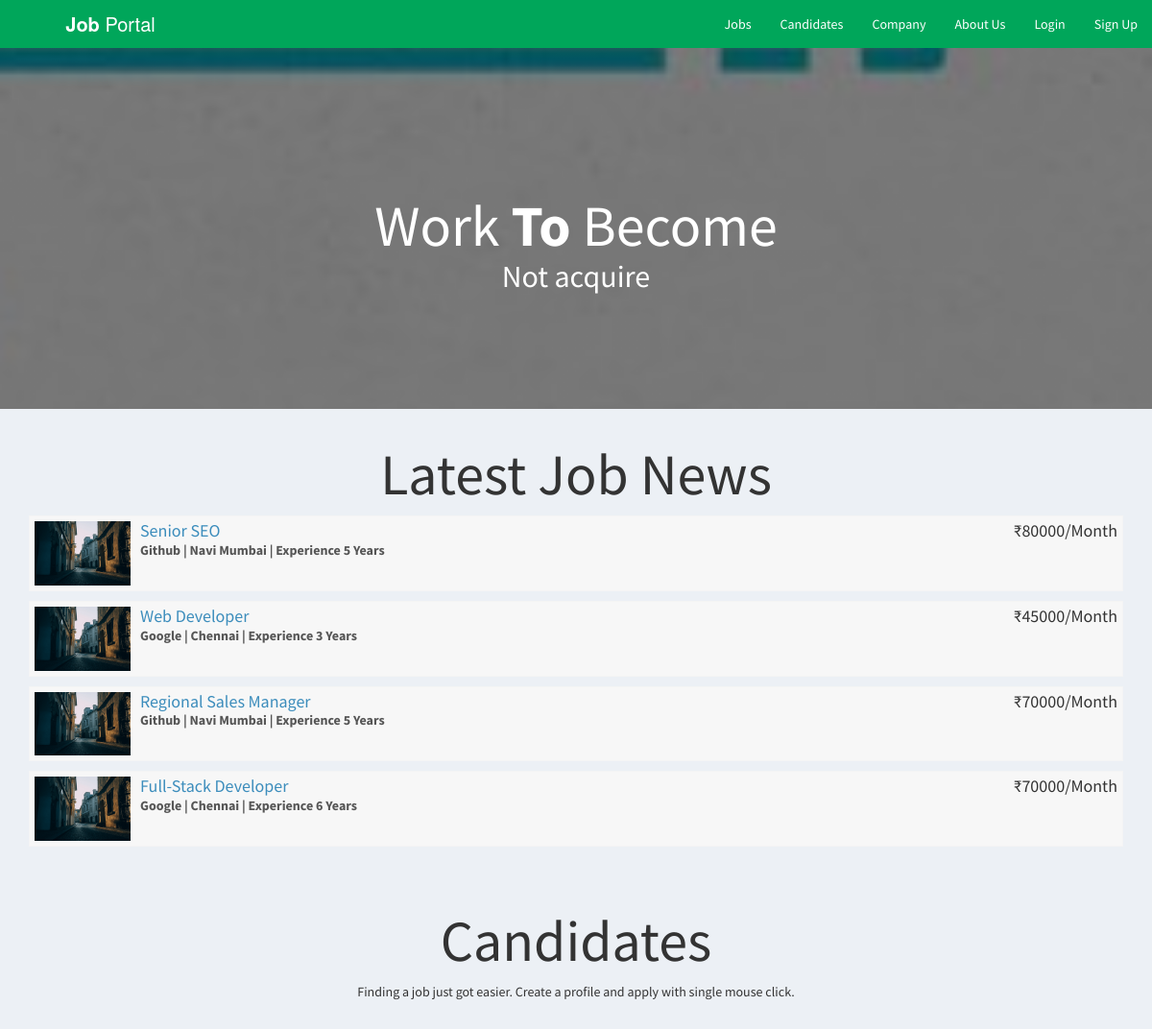
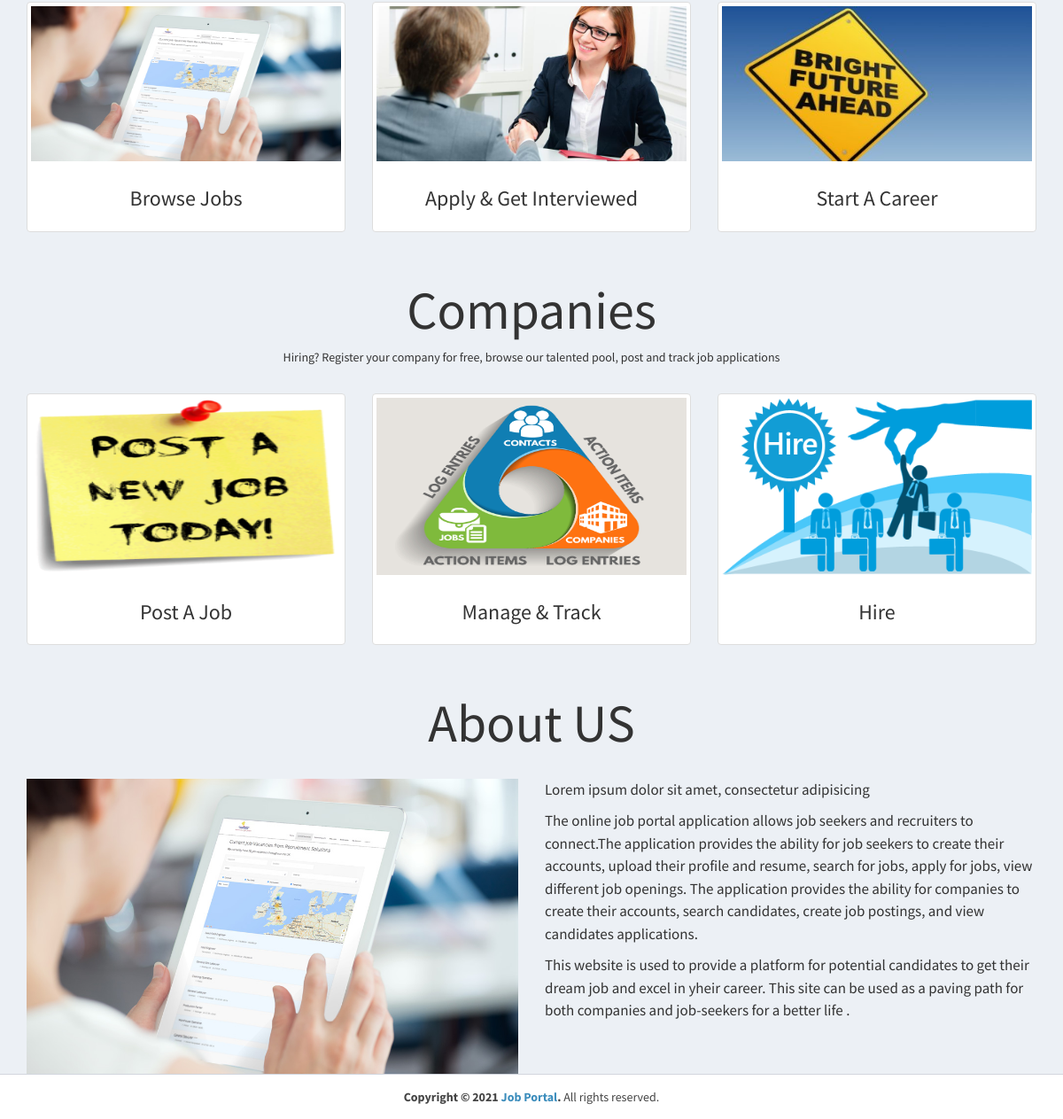
The page / on the database its author committed (2 pictures, top to bottom).
### tables this page shows
CREATE TABLE IF NOT EXISTS `company` (
  `id_company` int(11) NOT NULL AUTO_INCREMENT,
  `name` varchar(255) NOT NULL,
  `companyname` varchar(255) NOT NULL,
  `country` varchar(255) NOT NULL,
  `state` varchar(255) NOT NULL,
  `city` varchar(255) NOT NULL,
  `contactno` varchar(255) NOT NULL,
  `website` varchar(255) NOT NULL,
  `email` varchar(255) NOT NULL,
  `password` varchar(255) NOT NULL,
  `aboutme` varchar(255) DEFAULT NULL,
  `logo` varchar(255) NOT NULL,
  `createdAt` timestamp NOT NULL DEFAULT CURRENT_TIMESTAMP,
  `active` int(11) NOT NULL DEFAULT '2',
  PRIMARY KEY (`id_company`),
  UNIQUE KEY `email` (`email`)
);

CREATE TABLE IF NOT EXISTS `job_post` (
  `id_jobpost` int(11) NOT NULL AUTO_INCREMENT,
  `id_company` int(11) NOT NULL,
  `jobtitle` varchar(255) NOT NULL,
  `description` text NOT NULL,
  `minimumsalary` varchar(255) NOT NULL,
  `maximumsalary` varchar(255) NOT NULL,
  `experience` varchar(255) NOT NULL,
  `qualification` varchar(255) NOT NULL,
  `createdat` timestamp NOT NULL DEFAULT CURRENT_TIMESTAMP,
  PRIMARY KEY (`id_jobpost`)
);

### index.php (the view, shortened to what this page needs)
<?php
require_once("db.php");
?>
<!DOCTYPE html>
<html>
<head>
  <link rel="stylesheet" href="https://cdnjs.cloudflare.com/ajax/libs/twitter-bootstrap/3.3.7/css/bootstrap.min.css">
  <link rel="stylesheet" href="https://cdnjs.cloudflare.com/ajax/libs/font-awesome/4.7.0/css/font-awesome.min.css">
  <link rel="stylesheet" href="https://cdnjs.cloudflare.com/ajax/libs/ionicons/2.0.1/css/ionicons.min.css">
  <link rel="stylesheet" href="css/AdminLTE.min.css">
  <link rel="stylesheet" href="css/_all-skins.min.css">
  <link rel="stylesheet" href="css/custom.css">
</head>
<body class="hold-transition skin-green sidebar-mini">
<div class="wrapper">
  <header class="main-header">
    <a href="index.php" class="logo logo-bg">
      <span class="logo-lg"><b>Job</b> Portal</span>
    </a>
    <nav class="navbar navbar-static-top">
      <div class="navbar-custom-menu">
        <ul class="nav navbar-nav">
          <li>
            <a href="jobs.php">Jobs</a>
          </li>
          <li>
            <a href="#candidates">Candidates</a>
          </li>
          <li>
            <a href="#company">Company</a>
          </li>
          <li>
            <a href="#about">About Us</a>
          </li>
          <?php if(empty($_SESSION['id_user']) && empty($_SESSION['id_company'])) { ?>
          <li>
            <a href="login.php">Login</a>
          </li>
          <li>
            <a href="sign-up.php">Sign Up</a>
          </li>
          <?php } ?>
        </ul>
      </div>
    </nav>
  </header>
  <div class="content-wrapper" style="margin-left: 0px;">
    <section class="content-header bg-main">
      <div class="container">
        <div class="row">
          <div class="col-md-12 text-center index-head">
            <h1>Work <strong>To</strong> Become</h1>
            <p>Not acquire</p>
          </div>
        </div>
      </div>
    </section>
    <section class="content-header">
      <div class="container">
        <div class="row">
          <div class="col-md-12 latest-job margin-bottom-20">
            <h1 class="text-center">Latest Job News</h1>
            <?php
          $sql = "SELECT * FROM job_post Order By Rand() Limit 4";
          $result = $conn->query($sql);
          if($result->num_rows > 0) {
            while($row = $result->fetch_assoc())
            {
              $sql1 = "SELECT * FROM company WHERE id_company='$row[id_company]'";
              $result1 = $conn->query($sql1);
              if($result1->num_rows > 0) {
                while($row1 = $result1->fetch_assoc())
                {
             ?>
            <div class="attachment-block clearfix">
              <img class="attachment-img" src="img/photo1.png" alt="Attachment Image">
              <div class="attachment-pushed">
                <h4 class="attachment-heading"><a href="view-job-post.php?id=<?php echo $row['id_jobpost']; ?>"><?php echo $row['jobtitle']; ?></a> <span class="attachment-heading pull-right">₹<?php echo $row['maximumsalary']; ?>/Month</span></h4>
                <div class="attachment-text">
                    <div><strong><?php echo $row1['companyname']; ?> | <?php echo $row1['city']; ?> | Experience <?php echo $row['experience']; ?> Years</strong></div>
                </div>
              </div>
            </div>
          <?php
              }
            }
            }
          }
          ?>
          </div>
        </div>
      </div>
    </section>
    <section id="candidates" class="content-header">
      <div class="container">
        <div class="row">
          <div class="col-md-12 text-center latest-job margin-bottom-20">
            <h1>Candidates</h1>
            <p>Finding a job just got easier. Create a profile and apply with single mouse click.</p>
          </div>
        </div>
        <div class="row">
          <div class="col-sm-4 col-md-4">
            <div class="thumbnail candidate-img">
              <img src="img/browse.jpg" alt="Browse Jobs">
              <div class="caption">
                <h3 class="text-center">Browse Jobs</h3>
              </div>
            </div>
          </div>
          <div class="col-sm-4 col-md-4">
            <div class="thumbnail candidate-img">
              <img src="img/interviewed.jpeg" alt="Apply & Get Interviewed">
              <div class="caption">
                <h3 class="text-center">Apply & Get Interviewed</h3>
              </div>
            </div>
          </div>
          <div class="col-sm-4 col-md-4">
            <div class="thumbnail candidate-img">
              <img src="img/career.jpg" alt="Start A Career">
              <div class="caption">
                <h3 class="text-center">Start A Career</h3>
              </div>
            </div>
          </div>
        </div>
      </div>
    </section>
    <section id="company" class="content-header">
      <div class="container">
        <div class="row">
          <div class="col-md-12 text-center latest-job margin-bottom-20">
            <h1>Companies</h1>
            <p>Hiring? Register your company for free, browse our talented pool, post and track job applications</p>
          </div>
        </div>
        <div class="row">
          <div class="col-sm-4 col-md-4">
            <div class="thumbnail company-img">
              <img src="img/postjob.png" alt="Browse Jobs">
              <div class="caption">
                <h3 class="text-center">Post A Job</h3>
              </div>
            </div>
          </div>
          <div class="col-sm-4 col-md-4">
            <div class="thumbnail company-img">
              <img src="img/manage.jpg" alt="Apply & Get Interviewed">
              <div class="caption">
                <h3 class="text-center">Manage & Track</h3>
              </div>
            </div>
          </div>
          <div class="col-sm-4 col-md-4">
            <div class="thumbnail company-img">
              <img src="img/hire.png" alt="Start A Career">
              <div class="caption">
                <h3 class="text-center">Hire</h3>
              </div>
            </div>
          </div>
        </div>
      </div>
    </section>
    <section id="about" class="content-header">
      <div class="container">
        <div class="row">
          <div class="col-md-12 text-center latest-job margin-bottom-20">
            <h1>About US</h1>
          </div>
        </div>
        <div class="row">
          <div class="col-md-6">
            <img src="img/browse.jpg" class="img-responsive">
          </div>
          <div class="col-md-6 about-text margin-bottom-20">
            <p>Lorem ipsum dolor sit amet, consectetur adipisicing <p>The online job portal application allows job seekers and recruiters to connect.The application provides the ability for job seekers to create their accounts, upload their profile and resume, search for jobs, apply for jobs, view different job openings. The application provides the ability for companies to create their accounts, search candidates, create job postings, and view candidates applications.
            </p>
            <p>
              This website is used to provide a platform for potential candidates to get their dream job and excel in yheir career.
              This site can be used as a paving path for both companies and job-seekers for a better life .
            </p>
          </div>
        </div>
      </div>
    </section>
  </div>
  <footer class="main-footer" style="margin-left: 0px;">
    <div class="text-center">
      <strong>Copyright &copy; 2021 <a href="learningfromscratch.online">Job Portal</a>.</strong> All rights
    reserved.
    </div>
  </footer>
</div>
</body>
</html>

### css/custom.css (style rules this page uses)
.bg-main { background: linear-gradient(0deg,rgba(0,0,0,0.5),rgba(0,0,0,0.5)), url(../img/job-search.jpg) no-repeat center center fixed !important; -webkit-background-size: cover; -moz-background-size: cover; -o-background-size: cover; background-size: cover !important; }
.index-head { padding: 10%; color: #fff; line-height: 150%; }
.index-head > h1 { font-size: 60px; }
.logo-bg { background-color: #00A65A !important; }
.index-head > p { font-size: 32px; }
.latest-job { line-height: 150%; }
.latest-job > h1 { font-size: 60px; }
.candidate-img > img { width: 350px; height: 175px; }
.company-img > img { width: 350px; height: 200px; }
.about-text > p { font-size: 17px; line-height: 150%; }
.margin-bottom-20 { margin-bottom: 20px; }

### rows shown on the page
job_post: jobtitle "Senior SEO", maximumsalary "80000", experience "5"
company: companyname "Github", city "Navi Mumbai"
job_post: jobtitle "Web Developer", maximumsalary "45000", experience "3"
company: companyname "Google", city "Chennai"
job_post: jobtitle "Regional Sales Manager", maximumsalary "70000", experience "5"
job_post: jobtitle "Full-Stack Developer", maximumsalary "70000", experience "6"
